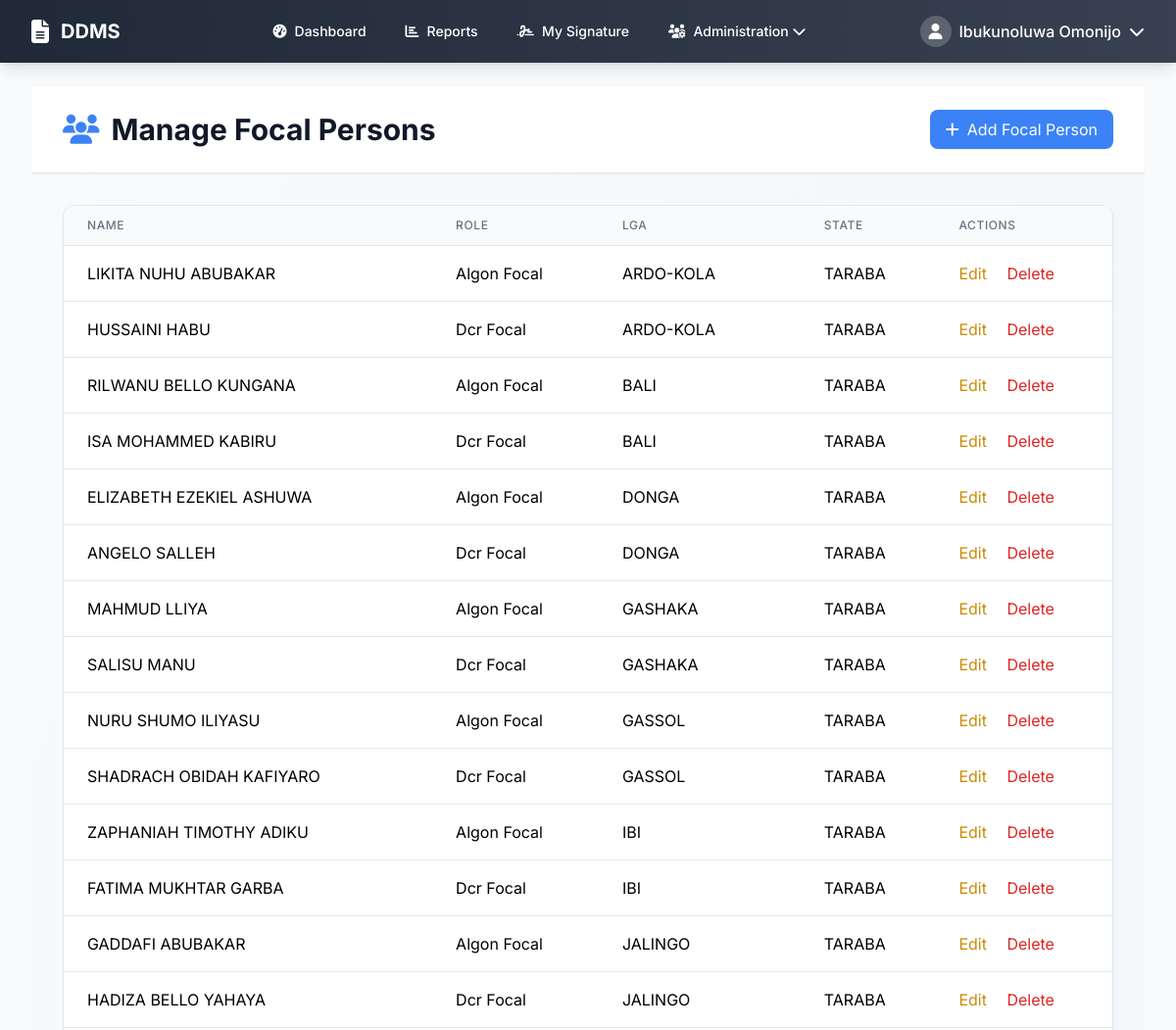
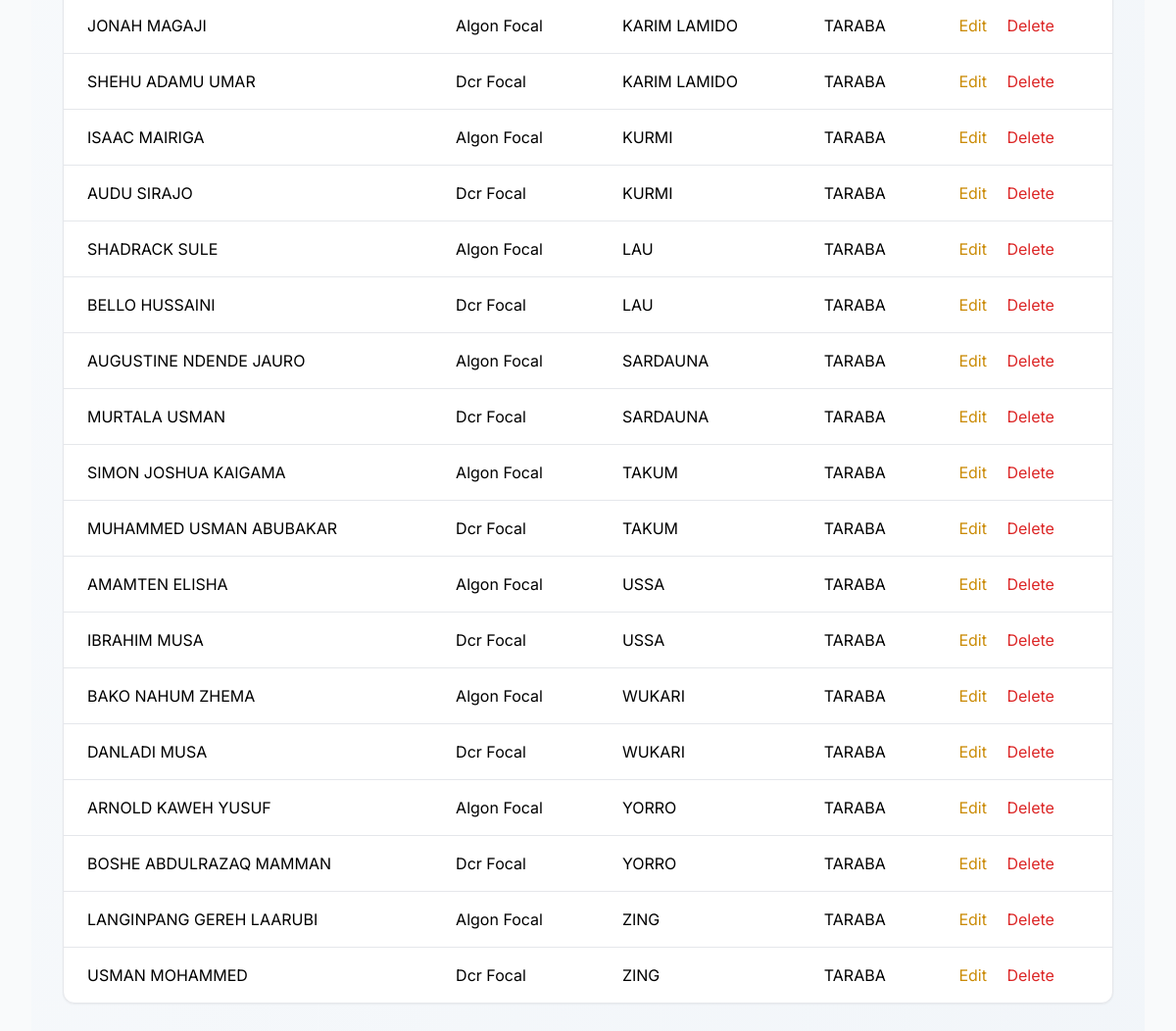
Screenshot of /admin/focal_persons (signed in) with the database file from the repository (2 pictures, top to bottom).
### models.py (models this page shows, shortened)
class User(UserMixin, db.Model):
    __tablename__ = 'users'
    id = db.Column(db.Integer, primary_key=True)
    email = db.Column(db.String(120), unique=True, nullable=False)
    username = db.Column(db.String(80), unique=True, nullable=False)
    password_hash = db.Column(db.String(128), nullable=False)
    full_name = db.Column(db.String(200), nullable=False)
    phone = db.Column(db.String(20))
    role = db.Column(db.String(50), nullable=False)  # super_admin, state_admin, algon_focal, dcr_focal
    organization = db.Column(db.String(100))  # ALGON, NPC, etc.
    state_id = db.Column(db.Integer, db.ForeignKey('states.id'))
    lga_id = db.Column(db.Integer, db.ForeignKey('lgas.id'))
    is_active = db.Column(db.Boolean, default=True)
    created_at = db.Column(db.DateTime, default=datetime.utcnow)
    signature_data = db.Column(db.Text)  # Base64 encoded signature
    state = db.relationship('State', backref='users')
    lga = db.relationship('LGA', backref='users')

class LGA(db.Model):
    __tablename__ = 'lgas'
    id = db.Column(db.Integer, primary_key=True)
    name = db.Column(db.String(100), nullable=False)
    code = db.Column(db.String(10), nullable=False)
    state_id = db.Column(db.Integer, db.ForeignKey('states.id'), nullable=False)
    chairman_name = db.Column(db.String(200))
    chairman_phone = db.Column(db.String(20))
    created_at = db.Column(db.DateTime, default=datetime.utcnow)
    wards = db.relationship('Ward', backref='lga', cascade='all, delete-orphan')

class State(db.Model):
    __tablename__ = 'states'
    id = db.Column(db.Integer, primary_key=True)
    name = db.Column(db.String(100), nullable=False, unique=True)
    code = db.Column(db.String(10), nullable=False, unique=True)
    created_at = db.Column(db.DateTime, default=datetime.utcnow)
    lgas = db.relationship('LGA', backref='state', cascade='all, delete-orphan')

### routes_new.py (the view)
        def decorated_function(*args, **kwargs):
            if not current_user.is_authenticated or current_user.role not in roles:
                flash('Access denied. Insufficient permissions.', 'error')
                return redirect(url_for('dashboard'))
            return f(*args, **kwargs)

### routes_new.py (called while the page is built)
def role_required(*roles):
    def decorator(f):
        def decorated_function(*args, **kwargs):
            if not current_user.is_authenticated or current_user.role not in roles:
                flash('Access denied. Insufficient permissions.', 'error')
                return redirect(url_for('dashboard'))
            return f(*args, **kwargs)
        decorated_function.__name__ = f.__name__
        return decorated_function
    return decorator

### templates/admin/manage_focal_persons.html (shortened to what this page needs)
{% extends "base.html" %}
{% block content %}
<div class="min-h-screen bg-gradient-to-br from-slate-50 to-slate-100">
    <div class="bg-white shadow-sm border-b border-gray-200 mb-8">
        <div class="max-w-7xl mx-auto px-4 sm:px-6 lg:px-8 py-6">
            <div class="flex flex-col sm:flex-row sm:items-center sm:justify-between">
                <div>
                    <h1 class="text-2xl sm:text-3xl font-bold text-gray-900 flex items-center">
                        <i class="fas fa-users text-accent mr-3"></i>
                        Manage Focal Persons
                    </h1>
                </div>
                <div class="mt-4 sm:mt-0">
                    <a href="{{ url_for('add_focal_person') }}" class="bg-accent text-white px-4 py-2 rounded-lg hover:bg-blue-600 transition-colors duration-200 flex items-center shadow-sm">
                        <i class="fas fa-plus mr-2"></i>Add Focal Person
                    </a>
                </div>
            </div>
        </div>
    </div>
    <div class="max-w-7xl mx-auto px-4 sm:px-6 lg:px-8">
        <div class="bg-white rounded-xl shadow-sm border border-gray-200 overflow-hidden">
            <table class="w-full">
                <thead class="bg-gray-50 border-b border-gray-200">
                    <tr>
                        <th class="px-6 py-3 text-left text-xs font-medium text-gray-500 uppercase tracking-wider">Name</th>
                        <th class="px-6 py-3 text-left text-xs font-medium text-gray-500 uppercase tracking-wider">Role</th>
                        <th class="px-6 py-3 text-left text-xs font-medium text-gray-500 uppercase tracking-wider">LGA</th>
                        <th class="px-6 py-3 text-left text-xs font-medium text-gray-500 uppercase tracking-wider">State</th>
                        <th class="px-6 py-3 text-left text-xs font-medium text-gray-500 uppercase tracking-wider">Actions</th>
                    </tr>
                </thead>
                <tbody class="divide-y divide-gray-200">
                    {% for person in persons %}
                    <tr class="hover:bg-gray-50 transition-colors duration-200">
                        <td class="px-6 py-4">{{ person.full_name }}</td>
                        <td class="px-6 py-4">{{ person.role.replace('_', ' ')|title }}</td>
                        <td class="px-6 py-4">{{ person.lga.name }}</td>
                        <td class="px-6 py-4">{{ person.lga.state.name }}</td>
                        <td class="px-6 py-4">
                            <a href="{{ url_for('edit_focal_person', person_id=person.id) }}" class="text-yellow-600 hover:text-yellow-900">Edit</a>
                            <form method="POST" action="{{ url_for('delete_focal_person', person_id=person.id) }}" onsubmit="return confirm('Are you sure?');" style="display:inline;">
                                <button type="submit" class="text-red-600 hover:text-red-900 ml-4">Delete</button>
                            </form>
                        </td>
                    </tr>
                    {% endfor %}
                </tbody>
            </table>
        </div>
    </div>
</div>
{% endblock %}

### templates/base.html (shortened to what this page needs)
<!DOCTYPE html>
<html lang="en">
<head>
    <script src="https://cdn.tailwindcss.com"></script>
    <link href="https://cdnjs.cloudflare.com/ajax/libs/font-awesome/6.4.0/css/all.min.css" rel="stylesheet">
</head>
<body class="bg-gray-50 font-sans">
    {% if current_user.is_authenticated %}
    <nav class="bg-gradient-to-r from-primary to-secondary shadow-lg">
        <div class="max-w-7xl mx-auto px-4 sm:px-6 lg:px-8">
            <div class="flex items-center justify-between h-16">
                <div class="flex items-center">
                    <a href="{{ url_for('dashboard') }}" class="flex items-center text-white hover:text-blue-200 transition-colors duration-200">
                        <i class="fas fa-file-alt text-2xl mr-3"></i>
                        <span class="font-bold text-xl">DDMS</span>
                    </a>
                </div>
                <div class="hidden md:block">
                    <div class="ml-10 flex items-baseline space-x-4">
                        <a href="{{ url_for('dashboard') }}" class="text-white hover:bg-white hover:bg-opacity-20 hover:text-blue-200 px-3 py-2 rounded-md text-sm font-medium transition-all duration-200">
                            <i class="fas fa-tachometer-alt mr-2"></i>Dashboard
                        </a>
                        <a href="{{ url_for('reports_center') }}" class="text-white hover:bg-white hover:bg-opacity-20 hover:text-blue-200 px-3 py-2 rounded-md text-sm font-medium transition-all duration-200">
                            <i class="fas fa-chart-bar mr-2"></i>Reports
                        </a>
                        <a href="{{ url_for('upload_signature_page') }}" class="text-white hover:bg-white hover:bg-opacity-20 hover:text-blue-200 px-3 py-2 rounded-md text-sm font-medium transition-all duration-200">
                            <i class="fas fa-signature mr-2"></i>My Signature
                        </a>
                        {% if current_user.role in ['super_admin', 'state_admin'] %}
                        <div class="relative group">
                            <button class="text-white hover:bg-white hover:bg-opacity-20 hover:text-blue-200 px-3 py-2 rounded-md text-sm font-medium flex items-center transition-all duration-200">
                                <i class="fas fa-users-cog mr-2"></i>Administration
                                <i class="fas fa-chevron-down ml-1"></i>
                            </button>
                        </div>
                        {% endif %}
                    </div>
                </div>
                <div class="relative group">
                    <button class="flex items-center text-white hover:text-blue-200 transition-colors duration-200">
                        <div class="w-8 h-8 bg-white bg-opacity-20 rounded-full flex items-center justify-center mr-2">
                            <i class="fas fa-user"></i>
                        </div>
                        <span class="hidden md:block font-medium">{{ current_user.full_name }}</span>
                        <i class="fas fa-chevron-down ml-2"></i>
                    </button>
                </div>
            </div>
        </div>
    </nav>
    {% endif %}
    <main class="{% if current_user.is_authenticated %}max-w-7xl mx-auto py-6 px-4 sm:px-6 lg:px-8{% else %}min-h-screen flex items-center justify-center px-4{% endif %}">
        {% block content %}{% endblock %}
    </main>
</body>
</html>

### rows the page displays
User: full_name "Ibukunoluwa Omonijo"
User: full_name "LIKITA NUHU ABUBAKAR", role.replace "Algon Focal", lga.name "ARDO-KOLA", lga.state.name "TARABA"
User: full_name "HUSSAINI HABU", role.replace "Dcr Focal", lga.name "ARDO-KOLA", lga.state.name "TARABA"
User: full_name "RILWANU BELLO KUNGANA", role.replace "Algon Focal", lga.name "BALI", lga.state.name "TARABA"
User: full_name "ISA MOHAMMED KABIRU", role.replace "Dcr Focal", lga.name "BALI", lga.state.name "TARABA"
User: full_name "ELIZABETH EZEKIEL ASHUWA", role.replace "Algon Focal", lga.name "DONGA", lga.state.name "TARABA"
User: full_name "ANGELO SALLEH", role.replace "Dcr Focal", lga.name "DONGA", lga.state.name "TARABA"
User: full_name "MAHMUD LLIYA", role.replace "Algon Focal", lga.name "GASHAKA", lga.state.name "TARABA"
User: full_name "SALISU MANU", role.replace "Dcr Focal", lga.name "GASHAKA", lga.state.name "TARABA"
User: full_name "NURU SHUMO ILIYASU", role.replace "Algon Focal", lga.name "GASSOL", lga.state.name "TARABA"
User: full_name "SHADRACH OBIDAH KAFIYARO", role.replace "Dcr Focal", lga.name "GASSOL", lga.state.name "TARABA"
User: full_name "ZAPHANIAH TIMOTHY ADIKU", role.replace "Algon Focal", lga.name "IBI", lga.state.name "TARABA"
User: full_name "FATIMA MUKHTAR GARBA", role.replace "Dcr Focal", lga.name "IBI", lga.state.name "TARABA"
User: full_name "GADDAFI ABUBAKAR", role.replace "Algon Focal", lga.name "JALINGO", lga.state.name "TARABA"
User: full_name "HADIZA BELLO YAHAYA", role.replace "Dcr Focal", lga.name "JALINGO", lga.state.name "TARABA"
User: full_name "JONAH MAGAJI", role.replace "Algon Focal", lga.name "KARIM LAMIDO", lga.state.name "TARABA"
User: full_name "SHEHU ADAMU UMAR", role.replace "Dcr Focal", lga.name "KARIM LAMIDO", lga.state.name "TARABA"
User: full_name "ISAAC MAIRIGA", role.replace "Algon Focal", lga.name "KURMI", lga.state.name "TARABA"
User: full_name "AUDU SIRAJO", role.replace "Dcr Focal", lga.name "KURMI", lga.state.name "TARABA"
User: full_name "SHADRACK SULE", role.replace "Algon Focal", lga.name "LAU", lga.state.name "TARABA"
User: full_name "BELLO HUSSAINI", role.replace "Dcr Focal", lga.name "LAU", lga.state.name "TARABA"
User: full_name "AUGUSTINE NDENDE JAURO", role.replace "Algon Focal", lga.name "SARDAUNA", lga.state.name "TARABA"
User: full_name "MURTALA USMAN", role.replace "Dcr Focal", lga.name "SARDAUNA", lga.state.name "TARABA"
User: full_name "SIMON JOSHUA KAIGAMA", role.replace "Algon Focal", lga.name "TAKUM", lga.state.name "TARABA"
User: full_name "MUHAMMED USMAN ABUBAKAR", role.replace "Dcr Focal", lga.name "TAKUM", lga.state.name "TARABA"
User: full_name "AMAMTEN ELISHA", role.replace "Algon Focal", lga.name "USSA", lga.state.name "TARABA"
User: full_name "IBRAHIM MUSA", role.replace "Dcr Focal", lga.name "USSA", lga.state.name "TARABA"
User: full_name "BAKO NAHUM ZHEMA", role.replace "Algon Focal", lga.name "WUKARI", lga.state.name "TARABA"
User: full_name "DANLADI MUSA", role.replace "Dcr Focal", lga.name "WUKARI", lga.state.name "TARABA"
User: full_name "ARNOLD KAWEH YUSUF", role.replace "Algon Focal", lga.name "YORRO", lga.state.name "TARABA"
User: full_name "BOSHE ABDULRAZAQ MAMMAN", role.replace "Dcr Focal", lga.name "YORRO", lga.state.name "TARABA"
User: full_name "LANGINPANG GEREH LAARUBI", role.replace "Algon Focal", lga.name "ZING", lga.state.name "TARABA"
User: full_name "USMAN MOHAMMED", role.replace "Dcr Focal", lga.name "ZING", lga.state.name "TARABA"
